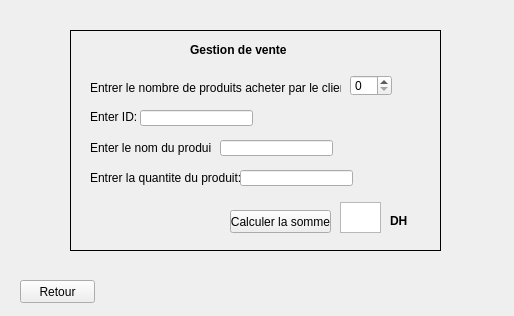
<?xml version="1.0" encoding="UTF-8"?>
<ui version="4.0">
 <class>Form</class>
 <widget class="QWidget" name="Form">
  <property name="geometry">
   <rect>
    <x>0</x>
    <y>0</y>
    <width>514</width>
    <height>316</height>
   </rect>
  </property>
  <property name="windowTitle">
   <string>Form</string>
  </property>
  <widget class="QFrame" name="frame">
   <property name="geometry">
    <rect>
     <x>70</x>
     <y>30</y>
     <width>371</width>
     <height>221</height>
    </rect>
   </property>
   <property name="frameShape">
    <enum>QFrame::Box</enum>
   </property>
   <property name="frameShadow">
    <enum>QFrame::Plain</enum>
   </property>
   <widget class="QPushButton" name="pushButton">
    <property name="geometry">
     <rect>
      <x>160</x>
      <y>180</y>
      <width>101</width>
      <height>23</height>
     </rect>
    </property>
    <property name="text">
     <string>Calculer la somme</string>
    </property>
   </widget>
   <widget class="QLabel" name="label_2">
    <property name="geometry">
     <rect>
      <x>20</x>
      <y>50</y>
      <width>251</width>
      <height>16</height>
     </rect>
    </property>
    <property name="text">
     <string>Entrer le nombre de produits acheter par le client :</string>
    </property>
   </widget>
   <widget class="QLabel" name="label_3">
    <property name="geometry">
     <rect>
      <x>20</x>
      <y>80</y>
      <width>47</width>
      <height>14</height>
     </rect>
    </property>
    <property name="text">
     <string>Enter ID:</string>
    </property>
   </widget>
   <widget class="QLabel" name="label_4">
    <property name="geometry">
     <rect>
      <x>20</x>
      <y>140</y>
      <width>151</width>
      <height>16</height>
     </rect>
    </property>
    <property name="text">
     <string>Entrer la quantite du produit:</string>
    </property>
   </widget>
   <widget class="QLabel" name="label_5">
    <property name="geometry">
     <rect>
      <x>20</x>
      <y>110</y>
      <width>121</width>
      <height>16</height>
     </rect>
    </property>
    <property name="text">
     <string>Enter le nom du produit:</string>
    </property>
   </widget>
   <widget class="QLineEdit" name="lineEdit_2">
    <property name="geometry">
     <rect>
      <x>70</x>
      <y>80</y>
      <width>113</width>
      <height>16</height>
     </rect>
    </property>
   </widget>
   <widget class="QLineEdit" name="lineEdit_3">
    <property name="geometry">
     <rect>
      <x>170</x>
      <y>140</y>
      <width>113</width>
      <height>16</height>
     </rect>
    </property>
   </widget>
   <widget class="QLineEdit" name="lineEdit_4">
    <property name="geometry">
     <rect>
      <x>150</x>
      <y>110</y>
      <width>113</width>
      <height>16</height>
     </rect>
    </property>
   </widget>
   <widget class="QSpinBox" name="spinBox">
    <property name="geometry">
     <rect>
      <x>280</x>
      <y>45</y>
      <width>42</width>
      <height>21</height>
     </rect>
    </property>
   </widget>
   <widget class="QLabel" name="label">
    <property name="geometry">
     <rect>
      <x>120</x>
      <y>10</y>
      <width>101</width>
      <height>20</height>
     </rect>
    </property>
    <property name="font">
     <font>
      <pointsize>9</pointsize>
      <weight>75</weight>
      <bold>true</bold>
     </font>
    </property>
    <property name="text">
     <string>Gestion de vente</string>
    </property>
   </widget>
   <widget class="QLabel" name="label_6">
    <property name="geometry">
     <rect>
      <x>320</x>
      <y>183</y>
      <width>31</width>
      <height>16</height>
     </rect>
    </property>
    <property name="font">
     <font>
      <weight>75</weight>
      <bold>true</bold>
     </font>
    </property>
    <property name="text">
     <string>DH</string>
    </property>
   </widget>
   <widget class="QTextBrowser" name="textBrowser">
    <property name="geometry">
     <rect>
      <x>270</x>
      <y>172</y>
      <width>41</width>
      <height>31</height>
     </rect>
    </property>
   </widget>
  </widget>
  <widget class="QPushButton" name="pushButton_2">
   <property name="geometry">
    <rect>
     <x>20</x>
     <y>280</y>
     <width>75</width>
     <height>23</height>
    </rect>
   </property>
   <property name="text">
    <string>Retour</string>
   </property>
  </widget>
 </widget>
 <resources/>
 <connections/>
</ui>
